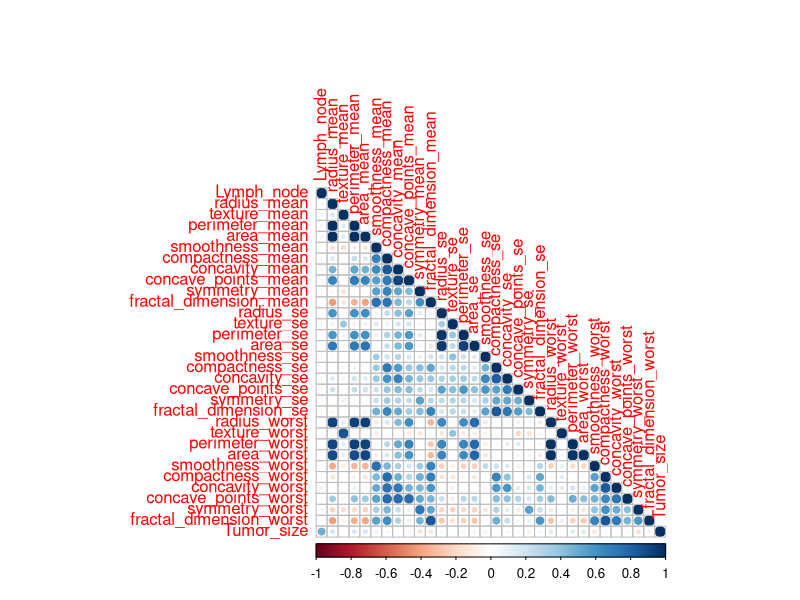
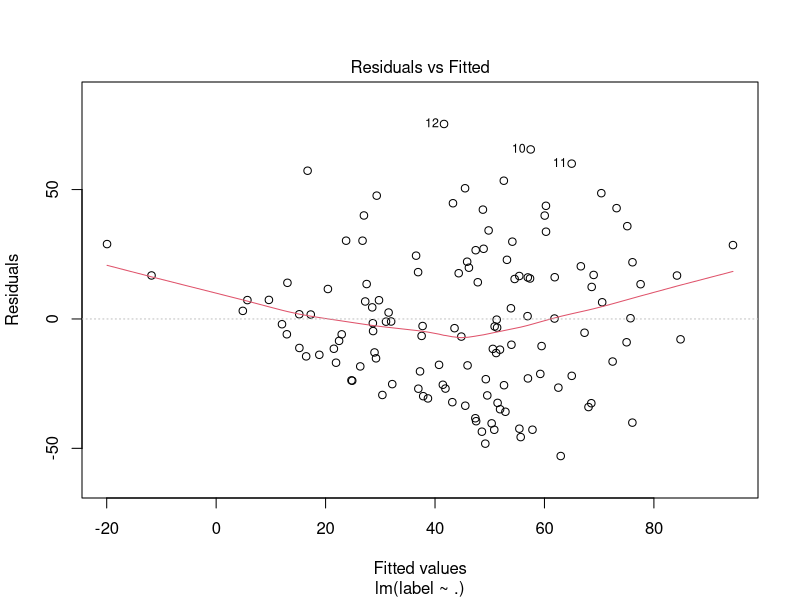
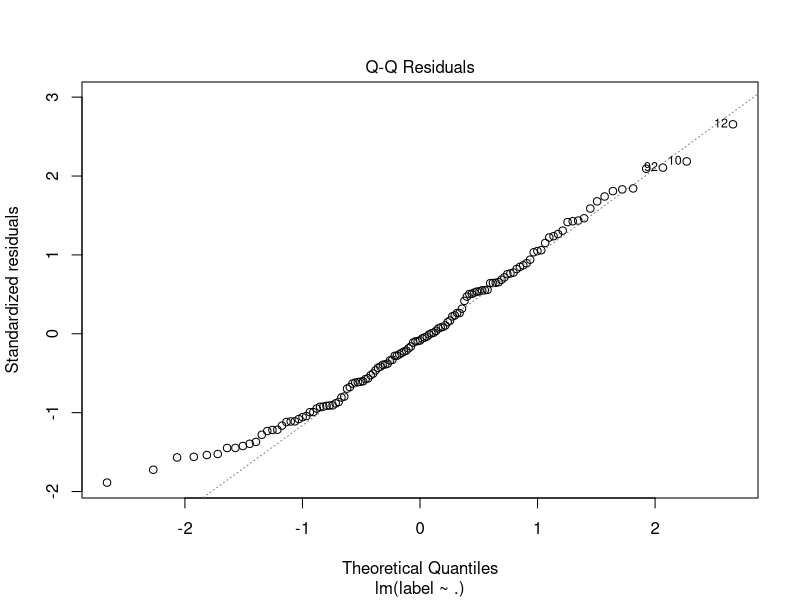
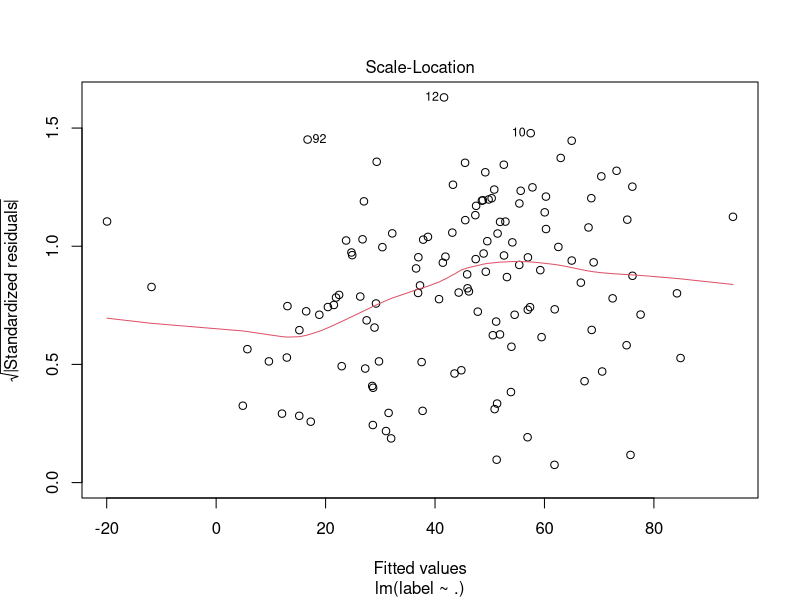
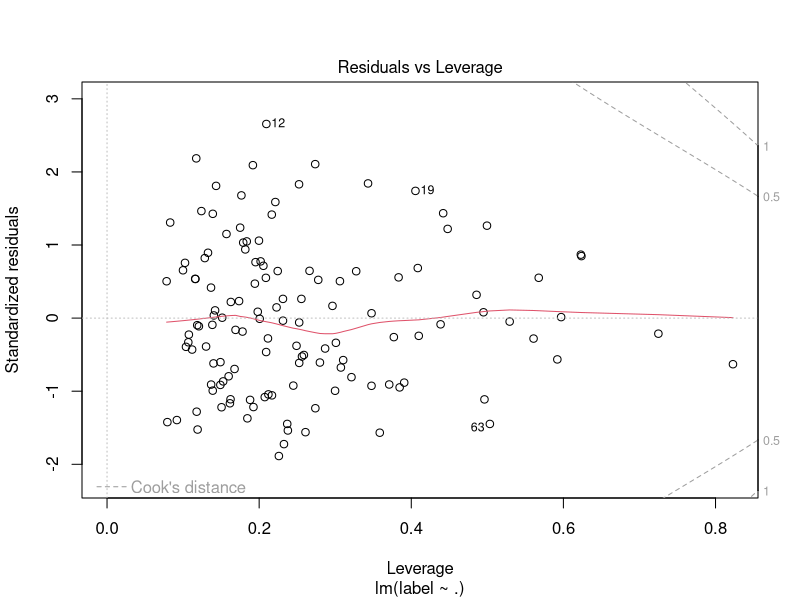
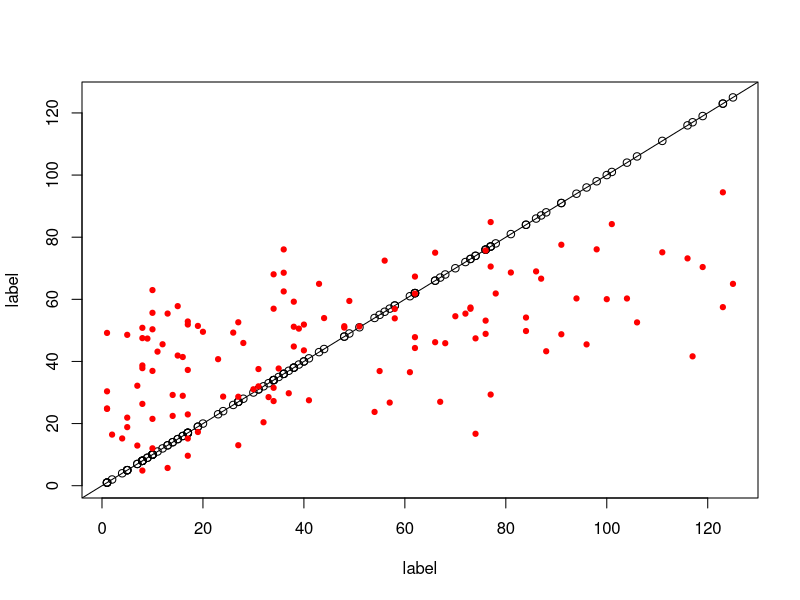

Recreate these plots in R, in order.
# LOAD DATA
library(corrplot)

cancer = read.table("data/r_breast_cancer.data.txt",header=T,sep=",")

linearRegression <- function(parameters, label){
  reg <- lm(label ~., data=parameters)
  print(summary(reg))
  
  # Regression diagnostic
  #plot(fitted(reg))
  #readline(prompt="Press [enter] to continue")
  #plot(resid(reg))
  #readline(prompt="Press [enter] to continue")
  #plot(rstandard(reg))
  #readline(prompt="Press [enter] to continue")
  #plot(rstudent(reg))
  #readline(prompt="Press [enter] to continue")
  #plot(cooks.distance(reg))
  #readline(prompt="Press [enter] to continue")
  #plot(hatvalues(reg))
  #readline(prompt="Press [enter] to continue")
  plot(reg)
  
  plot(label,label,col="black")     
  abline(a=0,b=1)     
  points(label,reg$fitted.values,pch=19,col="red",cex=0.7)
  return(reg)
}

# ====
# Separation des donnees cancer en data et label 
# ====
data <- cancer
data$Time <- NULL
label <- cancer$Time

data.dim <- dim(data)

# ===
# Donnees de base sur les datas a observer
# ===
min <- apply(data,2,min)
max <- apply(data,2,max)
mean <- colMeans(data)
data.obs <- data.frame(min,mean,max)

# Apres observation de nos donnees, on se rend compte qu'il y a une grande variance au niveau de l'echelle
# de nos predicteurs
# ex : mean area_worst            = 1400
#      mean fractal_dimension_se  = 0.004
# On va donc devoir centre reduire nos variables dans un premier temps 

data.cor <- cor(data)
corrplot(data.cor, type="lower")

# on peut voir aussi qu'il y a des correlations importantes entre certains
# de nos predicteurs 
# On pouvait s'en douter, en effet le worst perimeter va influer sur le mean perimeter
# ...

# ====
# Utilisation de la regression lineaire avec le modele de base
# ====

# 1 - Separation des donnees en test et app
napp <- round(2/3*data.dim[1])
indice <- sample(1:data.dim[1], napp)

data.train <- data[indice,]
data.test <- data[-indice,]

label.train <- label[indice]
label.test <- label[-indice]

# 2 - Centre reduire en fonction de notre apprentissage
# Scaling donnees app
data.train.sd <- apply(data.train, 2, sd)
data.train.mean <- colMeans(data.train)
data.train <- as.data.frame(scale(data.train))

# Scaling donnees test
for(i in 1:data.dim[2]){
  data.test[,i]<-(data.test[,i]-data.train.mean[i])/data.train.sd[i]
}


# Linear Regression
data.reg <- linearRegression(data.train, label.train)

# Ici on peut voir que l'on a un R-squared ajuste qui est a ... 0.1126 
# Or , In general, the higher the R-squared, the better the model fits your data.
# Du coup, ce modele ne va pas du tout !!!!
# D'ailleurs on le voit au niveau de notre graphiques ! Les valeurs estimees sont
# trop importantes au debut et pas assez elevees ensuite ...

# on va donc passer a la selection du modele et des parametres afin d'ameliorer
# notre modele.


